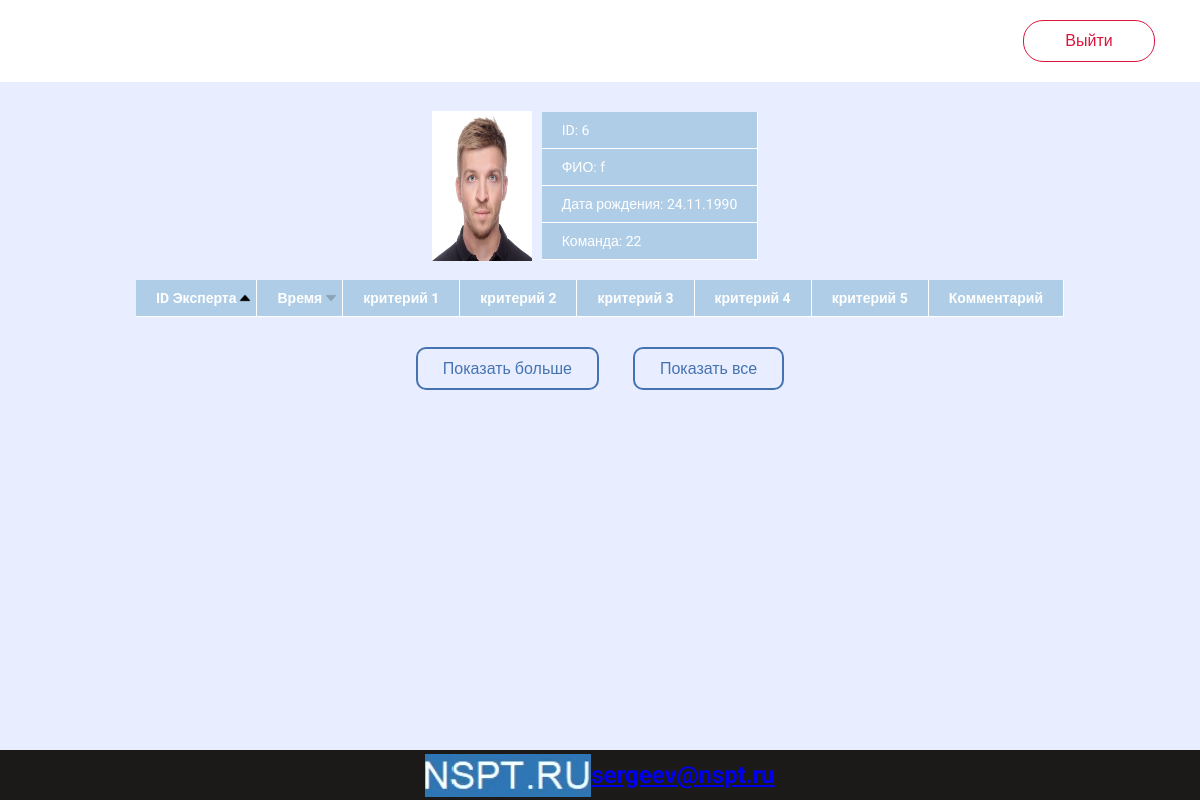
The app's page /user_grades_table/1/5 (signed in) with its own data.
### app/models.py (models this page shows, shortened)
class User(UserMixin, db.Model):
    project_id = db.Column(db.Integer)  # id в данном проете
    username = db.Column(db.String(64))
    email = db.Column(db.String(128), index=True, unique=True)
    birthday = db.Column(db.Date)
    team = db.Column(db.String(32))  # команда, класс иди что-то подобное
    place = db.Column(db.String(64))  # локация, регион или что-то подобное
    project_number = db.Column(db.Integer)  # номер проекта к которму относится
    id = db.Column(db.Integer, unique=True, primary_key=True, autoincrement=True)  # общий id
    password_hash = db.Column(db.String(128))
    grades = db.relationship('Grade', backref='user', lazy='dynamic')
    sum_grade_0 = db.Column(db.Float, default=0)
    sum_grade_1 = db.Column(db.Float, default=0)
    sum_grade_2 = db.Column(db.Float, default=0)
    sum_grade_3 = db.Column(db.Float, default=0)
    sum_grade_4 = db.Column(db.Float, default=0)
    sum_grade_all = db.Column(db.Float, default=0)

class Parameter(db.Model):
    id = db.Column(db.Integer, primary_key=True, unique=True, autoincrement=True)
    name = db.Column(db.String(32))
    weight = db.Column(db.Float, default=1.0)
    project_number = db.Column(db.Integer, db.ForeignKey('project.number'))

### app/main/routes.py (the view)
@bp.route('/user_grades_table/<project_number>/<user_id>', methods=['GET', 'POST'])
@login_required
def user_grades_table(project_number, user_id):
    grades = Grade.query.filter_by(user_id=user_id).order_by(Grade.expert_id).limit(5)
    user = User.query.filter_by(id=user_id).first()
    parameters = Parameter.query.all()
    return render_template('user_grades_table.html', title='Rating', grades=grades, user=user,
                           project_number=project_number, ParName=parameters,
                           user_id=user_id)

### app/models.py (called while the page is built, shortened)
@login.user_loader
def load_user(id):
    if int(id) < 10000:
        return User.query.get(int(id))

### app/templates/user_grades_table.html (shortened to what this page needs)
{% extends "main_0.html" %}
{%  block app_content %}
    <link rel="stylesheet"  href="{{ url_for('static', filename='admin_table.css')}}">
    <link rel="stylesheet"  href="{{ url_for('static', filename='user_grades_table.css')}}">
    <div class="container">
        <div class="data">
            <img style="width: 100px; height: 150px" src="{{ url_for('static', filename='/images/4.webp') }}" alt="">
            <table style="margin: 10px;">
                <tr>
                    <td style="text-align: left">ID: {{ user.project_id }}</td>
                </tr>
                <tr>
                    <td style="text-align: left">ФИО: {{ user.username }}</td>
                </tr>
                <tr>
                    <td style="text-align: left">Дата рождения: {{ user.birthday.strftime('%d.%m.%Y') }}</td>
                </tr>
                <tr>
                    <td style="text-align: left">Команда: {{ user.team }}</td>
                </tr>
            </table>
        </div>
    </div>
    <div class="table-wrap">
        <table class="table-sort">
            <thead>
            <tr>
                <th id="expert_id" class="sort" data-order="1" onclick="sort(this.id, {{ user_id }})">ID Эксперта</th>
                <th id="date" class="sort" data-order="0" onclick="sort(this.id, {{ user_id }})">Время</th>
                {% set i = namespace(a=0) %}
                {% for parameter in ParName %}
                    <th id="parameter{{ i.a }}">{{ parameter.name }}</th>
                    {% set i.a = i.a + 1 %}
                {% endfor %}
                <th id="comment" class="sort">Комментарий</th>
            </tr>
            </thead>
            {% set i.a = 0 %}
        </table>
    </div>
    <div class="show">
        <a class="show_btn" href="javascript:show_more(2, {{ user_id }})">
            Показать больше</a>
        <a class="show_btn" href="javascript:show_more(10000, {{ user_id }})">
            Показать все</a>
    </div>
{% endblock %}

### app/static/main_0.css (style rules this page uses)
* { -webkit-tap-highlight-color: rgba(0, 0, 0, 0); }
body { justify-content: center; align-items: center; height: 100vh; font-family: 'Roboto', sans-serif; background-color: #e8edff; margin: 0; }

### app/static/admin_table.css (style rules this page uses)
.table-wrap { overflow-x: auto; }
.table-sort { margin: auto; justify-content: space-around; vertical-align: middle; align-items: center; cursor: pointer; }
table { font-family: 'Roboto', sans-serif; font-size: 14px; border-collapse: collapse; text-align: center; table-layout: fixed; }
th, td:first-child { background: #AFCDE7; color: white; padding: 10px 20px; margin: auto; }
th { transition: all 0.2s ease; cursor: pointer; border-style: solid; border-width: 0 1px 1px 0; border-color: white; }
td { border-style: solid; border-width: 0 1px 1px 0; border-color: white; background: #D8E6F3; margin: auto; }
th:first-child, td:first-child { text-align: center; }
th.sort, th.sort { position: relative; }
th.sort[data-order="0"]::after { content: url("arrowDown.png"); position: absolute; opacity: 0.2; right: 3px; transition: all 0.2s ease; transform: rotate(0deg); }
th.sort[data-order="1"]::after, th.sort[data-order="-1"]::after { transition: all 0.2s ease; position: absolute; right: 3px; opacity: 1; content: url("arrowDown.png"); }
th.sort[data-order="1"]::after { transform: rotate(180deg); }
.show_btn { margin: 10px 15px; text-decoration: none; padding: 10px 25px; font-family: 'Roboto', sans-serif; font-weight: 500; color: rgba(0, 64, 144, 0.7); background: transparent; outline: none !important; cursor: pointer; -webkit-transition: all 0.2s ease; transition: all 0.2s ease; position: relative; display: inline-block; border: 2px solid rgba(0, 64, 144, 0.7); border-radius: 10px; }
.show { text-align: center; margin: 20px auto; }
.show_btn:not(active) { box-shadow: 0 0 0 0; transform: scale(1); }

### app/static/user_grades_table.css (style rules this page uses)
@media screen and (min-width: 768px) { .container { display: flex; justify-content: space-between; } }
@media screen and (min-width: 768px) { .data { display: flex; margin: 0 auto; justify-content: center; vertical-align: center; align-items: center; background-color: #e8edff; } }
.data { display: flex; margin: 10px auto; justify-content: center; vertical-align: center; align-items: center; background-color: #e8edff; }

### records on screen
User: project_id "6", username "f", birthday "24.11.1990", team "22"
Parameter: name "критерий 1"
Parameter: name "критерий 2"
Parameter: name "критерий 3"
Parameter: name "критерий 4"
Parameter: name "критерий 5"
